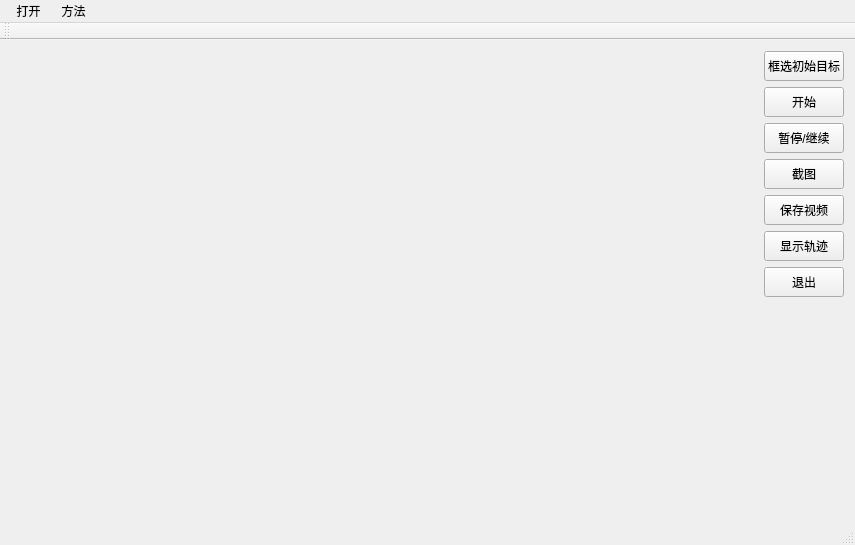
<?xml version="1.0" encoding="UTF-8"?>
<ui version="4.0">
 <class>MainWindow</class>
 <widget class="QMainWindow" name="MainWindow">
  <property name="geometry">
   <rect>
    <x>0</x>
    <y>0</y>
    <width>855</width>
    <height>545</height>
   </rect>
  </property>
  <property name="windowTitle">
   <string>MainWindow</string>
  </property>
  <widget class="QWidget" name="centralWidget">
   <layout class="QHBoxLayout" name="horizontalLayout">
    <item>
     <layout class="QGridLayout" name="gridLayout">
      <item row="3" column="1">
       <widget class="QPushButton" name="screenshotBtn">
        <property name="minimumSize">
         <size>
          <width>60</width>
          <height>30</height>
         </size>
        </property>
        <property name="text">
         <string>截图</string>
        </property>
       </widget>
      </item>
      <item row="0" column="1">
       <widget class="QPushButton" name="selectObjectBtn">
        <property name="minimumSize">
         <size>
          <width>60</width>
          <height>30</height>
         </size>
        </property>
        <property name="text">
         <string>框选初始目标</string>
        </property>
       </widget>
      </item>
      <item row="2" column="1">
       <widget class="QPushButton" name="pauseOrContinueBtn">
        <property name="minimumSize">
         <size>
          <width>60</width>
          <height>30</height>
         </size>
        </property>
        <property name="text">
         <string>暂停/继续</string>
        </property>
       </widget>
      </item>
      <item row="6" column="1">
       <widget class="QPushButton" name="stopBtn">
        <property name="minimumSize">
         <size>
          <width>60</width>
          <height>30</height>
         </size>
        </property>
        <property name="text">
         <string>退出</string>
        </property>
       </widget>
      </item>
      <item row="5" column="1">
       <widget class="QPushButton" name="showTrackBtn">
        <property name="minimumSize">
         <size>
          <width>60</width>
          <height>30</height>
         </size>
        </property>
        <property name="text">
         <string>显示轨迹</string>
        </property>
       </widget>
      </item>
      <item row="0" column="0" rowspan="8">
       <widget class="QLabel" name="frameLabel">
        <property name="sizePolicy">
         <sizepolicy hsizetype="Expanding" vsizetype="Expanding">
          <horstretch>0</horstretch>
          <verstretch>0</verstretch>
         </sizepolicy>
        </property>
        <property name="text">
         <string/>
        </property>
       </widget>
      </item>
      <item row="4" column="1">
       <widget class="QPushButton" name="saveVideoBtn">
        <property name="minimumSize">
         <size>
          <width>60</width>
          <height>30</height>
         </size>
        </property>
        <property name="text">
         <string>保存视频</string>
        </property>
       </widget>
      </item>
      <item row="1" column="1">
       <widget class="QPushButton" name="startBtn">
        <property name="minimumSize">
         <size>
          <width>60</width>
          <height>30</height>
         </size>
        </property>
        <property name="text">
         <string>开始</string>
        </property>
       </widget>
      </item>
     </layout>
    </item>
   </layout>
  </widget>
  <widget class="QMenuBar" name="menuBar">
   <property name="geometry">
    <rect>
     <x>0</x>
     <y>0</y>
     <width>855</width>
     <height>23</height>
    </rect>
   </property>
   <widget class="QMenu" name="menu_O">
    <property name="title">
     <string>  打开 </string>
    </property>
    <addaction name="openCameraAct"/>
    <addaction name="openLocalVideoAct"/>
    <addaction name="ImgSequenceAct"/>
   </widget>
   <widget class="QMenu" name="menu_6">
    <property name="title">
     <string> 方法 </string>
    </property>
   </widget>
   <addaction name="menu_O"/>
   <addaction name="menu_6"/>
  </widget>
  <widget class="QToolBar" name="mainToolBar">
   <property name="font">
    <font>
     <pointsize>11</pointsize>
    </font>
   </property>
   <attribute name="toolBarArea">
    <enum>TopToolBarArea</enum>
   </attribute>
   <attribute name="toolBarBreak">
    <bool>false</bool>
   </attribute>
  </widget>
  <widget class="QStatusBar" name="statusBar"/>
  <action name="openCameraAct">
   <property name="text">
    <string>摄像头</string>
   </property>
   <property name="toolTip">
    <string>open camera</string>
   </property>
   <property name="font">
    <font>
     <pointsize>10</pointsize>
    </font>
   </property>
  </action>
  <action name="openLocalVideoAct">
   <property name="text">
    <string>本地视频</string>
   </property>
   <property name="toolTip">
    <string>open local video</string>
   </property>
   <property name="font">
    <font>
     <pointsize>10</pointsize>
    </font>
   </property>
  </action>
  <action name="ImgSequenceAct">
   <property name="text">
    <string>图像序列</string>
   </property>
   <property name="toolTip">
    <string>图像序列</string>
   </property>
  </action>
 </widget>
 <layoutdefault spacing="6" margin="11"/>
 <resources/>
 <connections/>
</ui>
